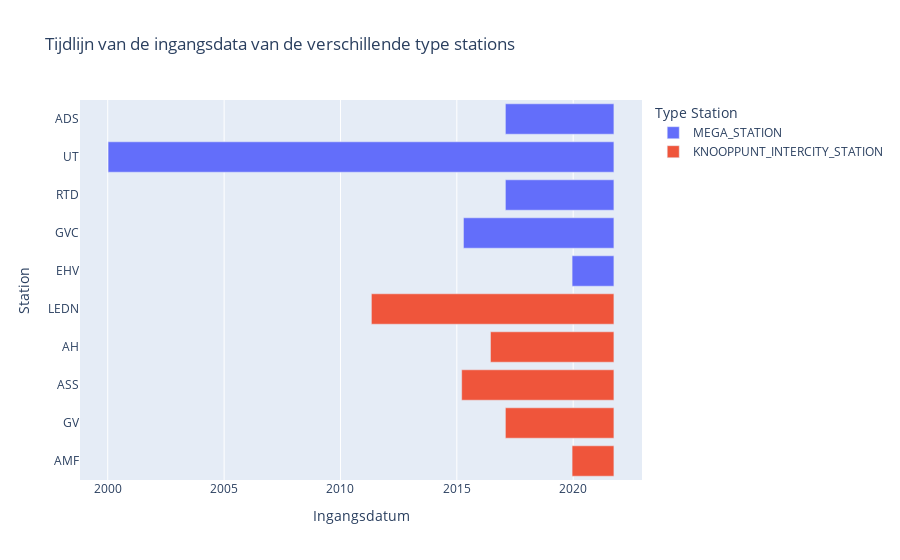

The notebook cell this image was saved under:
### Code cell
#Dataframe voor het maken van de tijdlijn met Plotly (let op de "finish datum" is gekozen als de presenteerdatum)
df_tijdlijn = pd.DataFrame([dict(Station="ADS", Start='2017-02-01', Finish='2021-10-01', Color = 'MEGA_STATION'),
                            dict(Station="UT", Start='2000-01-07', Finish='2021-10-01', Color = 'MEGA_STATION'),
                            dict(Station="RTD", Start='2017-02-01', Finish='2021-10-01', Color = 'MEGA_STATION'),
                            dict(Station="GVC", Start='2015-04-15', Finish='2021-10-01', Color = 'MEGA_STATION'),
                            dict(Station="EHV", Start='2019-12-15', Finish='2021-10-01', Color = 'MEGA_STATION'),
                            dict(Station="LEDN", Start='2011-05-01', Finish='2021-10-01', Color = 'KNOOPPUNT_INTERCITY_STATION'),
                            dict(Station="AH", Start='2016-06-12', Finish='2021-10-01', Color = 'KNOOPPUNT_INTERCITY_STATION'),
                            dict(Station="ASS", Start='2015-03-18', Finish='2021-10-01', Color = 'KNOOPPUNT_INTERCITY_STATION'),
                            dict(Station="GV", Start='2017-02-01', Finish='2021-10-01', Color = 'KNOOPPUNT_INTERCITY_STATION'),
                            dict(Station="AMF", Start='2019-12-15', Finish='2021-10-01', Color = 'KNOOPPUNT_INTERCITY_STATION')])
fig = px.timeline(df_tijdlijn, 
                  x_start = "Start", x_end = "Finish", y = "Station", 
                  color = "Color", 
                  labels = {"Color":"Type Station"}, 
                  title = 'Tijdlijn van de ingangsdata van de verschillende type stations')
fig.update_xaxes(title_text = 'Ingangsdatum')
fig.update_yaxes(autorange = "reversed") 
fig.show()

### Figure 1 — Plotly figure (JSON) as saved in the notebook; plotly's stock layout.template omitted (floating-point values rounded to 4 significant figures)
{"data": [{"alignmentgroup": "True", "base": ["2017-02-01", "2000-01-07", "2017-02-01", "2015-04-15", "2019-12-15"], "hovertemplate": "Type Station=MEGA_STATION<br>Start=%{base}<br>Finish=%{x}<br>Station=%{y}<extra></extra>", "legendgroup": "MEGA_STATION", "marker": {"color": "#636efa"}, "name": "MEGA_STATION", "offsetgroup": "MEGA_STATION", "orientation": "h", "showlegend": true, "textposition": "auto", "type": "bar", "x": [147139200000, 685843200000, 147139200000, 203990400000, 56678400000], "xaxis": "x", "y": ["ADS", "UT", "RTD", "GVC", "EHV"], "yaxis": "y"}, {"alignmentgroup": "True", "base": ["2011-05-01", "2016-06-12", "2015-03-18", "2017-02-01", "2019-12-15"], "hovertemplate": "Type Station=KNOOPPUNT_INTERCITY_STATION<br>Start=%{base}<br>Finish=%{x}<br>Station=%{y}<extra></extra>", "legendgroup": "KNOOPPUNT_INTERCITY_STATION", "marker": {"color": "#EF553B"}, "name": "KNOOPPUNT_INTERCITY_STATION", "offsetgroup": "KNOOPPUNT_INTERCITY_STATION", "orientation": "h", "showlegend": true, "textposition": "auto", "type": "bar", "x": [328838400000, 167356800000, 206409600000, 147139200000, 56678400000], "xaxis": "x", "y": ["LEDN", "AH", "ASS", "GV", "AMF"], "yaxis": "y"}], "layout": {"barmode": "overlay", "legend": {"title": {"text": "Type Station"}, "tracegroupgap": 0}, "title": {"text": "Tijdlijn van de ingangsdata van de verschillende type stations"}, "xaxis": {"anchor": "y", "domain": [0, 1], "title": {"text": "Ingangsdatum"}, "type": "date"}, "yaxis": {"anchor": "x", "autorange": "reversed", "domain": [0, 1], "title": {"text": "Station"}}}}
